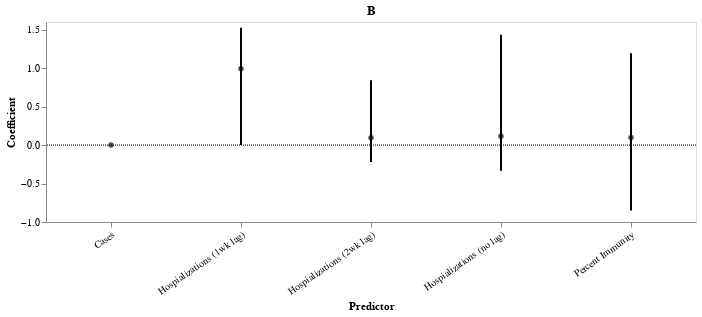

Notebook code for this chart:
### Code cell
# error_bars = alt.Chart(mig_short).mark_errorbar(extent='ci').encode(
#   x=alt.X('mig_per_bl:Q', scale=alt.Scale(zero=False)),
#   y=alt.Y('migration_direction:N')
# )

points = alt.Chart(ne_pred).mark_point(filled=True, color='black', width = 5).encode(
  y=alt.Y('mean_Ne_log:Q',axis = alt.Axis(title = "Coefficient", grid =False,) ),
  x=alt.X('deme', title = "Predictor",   axis=alt.Axis(labelLimit = 0, labelAngle=-35)),
).transform_filter(datum.predictor != "Clock" or datum.predictor != "air").properties(
    width=650,
    height=200
)

hpd = alt.Chart(ne_pred).mark_rule(strokeWidth = 2).encode(
    y2=alt.Y2("upper_hpd_log_95"),
    y = alt.Y("lower_hpd_log_95"),
    x=alt.X("deme")
).transform_filter(datum.predictor != "Clock").properties(
    width=850,
    height=300
)

one_line = alt.Chart(pd.DataFrame({'y': [0.0]})).mark_rule(strokeDash=[1,1]).encode(y='y').properties(
    width=850,
    height=300
)

predict_coeff_ne = (points + hpd + one_line ).properties(title='B')
# predict_coeff_ne.configure_view(
#     strokeWidth=0
# ).configure_title(
#     anchor='start', fontSize= 35
# ).configure_axis(
#     labelFontSize=60,
#     titleFontSize=60
# ).configure_legend(
#     labelFontSize = 60)

predict_coeff_ne

### Figure 1 — Vega-Lite specification as saved in the notebook (floating-point values rounded to 4 significant figures)
{"config": {"view": {"continuousWidth": 400, "continuousHeight": 300}}, "layer": [{"mark": {"type": "point", "color": "black", "filled": true, "width": 5}, "encoding": {"x": {"axis": {"labelAngle": -35, "labelLimit": 0}, "field": "deme", "title": "Predictor", "type": "nominal"}, "y": {"axis": {"grid": false, "title": "Coefficient"}, "field": "mean_Ne_log", "type": "quantitative"}}, "height": 200, "transform": [{"filter": "(datum.predictor !== 'Clock')"}], "width": 650}, {"mark": {"type": "rule", "strokeWidth": 2}, "encoding": {"x": {"field": "deme", "type": "nominal"}, "y": {"field": "lower_hpd_log_95", "type": "quantitative"}, "y2": {"field": "upper_hpd_log_95"}}, "height": 300, "transform": [{"filter": "(datum.predictor !== 'Clock')"}], "width": 850}, {"data": {"name": "data-6f5cbcae4d1d760039d98b58f1e752eb"}, "mark": {"type": "rule", "strokeDash": [1, 1]}, "encoding": {"y": {"field": "y", "type": "quantitative"}}, "height": 300, "width": 850}], "data": {"name": "data-15752e87803685ceae5c1f642858049d"}, "title": "B", "$schema": "https://vega.github.io/schema/vega-lite/v4.17.0.json", "datasets": {"data-15752e87803685ceae5c1f642858049d": [{"Unnamed: 0": 0, "deme": "Hospializations (no lag)", "mean_Ne_log": 0.1148, "mean_Ne_linear": 1.303, "median_Ne_log": 0.0, "upper_hpd_log_95": 1.434, "lower_hpd_log_95": -0.3346, "upper_hpd_log_50": 0.0, "lower_hpd_log_50": 0.0, "upper_hpd_linear": 27.18, "lower_hpd_linear": 0.4628}, {"Unnamed: 0": 0, "deme": "Hospializations (1wk lag)", "mean_Ne_log": 0.9938, "mean_Ne_linear": 9.858, "median_Ne_log": 1.138, "upper_hpd_log_95": 1.526, "lower_hpd_log_95": 0.0, "upper_hpd_log_50": 1.364, "lower_hpd_log_50": 0.9908, "upper_hpd_linear": 33.59, "lower_hpd_linear": 1.0}, {"Unnamed: 0": 0, "deme": "Hospializations (2wk lag)", "mean_Ne_log": 0.09666, "mean_Ne_linear": 1.249, "median_Ne_log": 0.0, "upper_hpd_log_95": 0.8423, "lower_hpd_log_95": -0.2194, "upper_hpd_log_50": 0.0, "lower_hpd_log_50": 0.0, "upper_hpd_linear": 6.955, "lower_hpd_linear": 0.6034}, {"Unnamed: 0": 0, "deme": "Percent Immunity", "mean_Ne_log": 0.09903, "mean_Ne_linear": 1.256, "median_Ne_log": 0.0, "upper_hpd_log_95": 1.195, "lower_hpd_log_95": -0.8504, "upper_hpd_log_50": 0.0, "lower_hpd_log_50": 0.0, "upper_hpd_linear": 15.67, "lower_hpd_linear": 0.1411}, {"Unnamed: 0": 0, "deme": "Cases", "mean_Ne_log": 0.0, "mean_Ne_linear": 1.0, "median_Ne_log": 0.0, "upper_hpd_log_95": 0.0, "lower_hpd_log_95": 0.0, "upper_hpd_log_50": 0.0, "lower_hpd_log_50": 0.0, "upper_hpd_linear": 1.0, "lower_hpd_linear": 1.0}], "data-6f5cbcae4d1d760039d98b58f1e752eb": [{"y": 0.0}]}}
